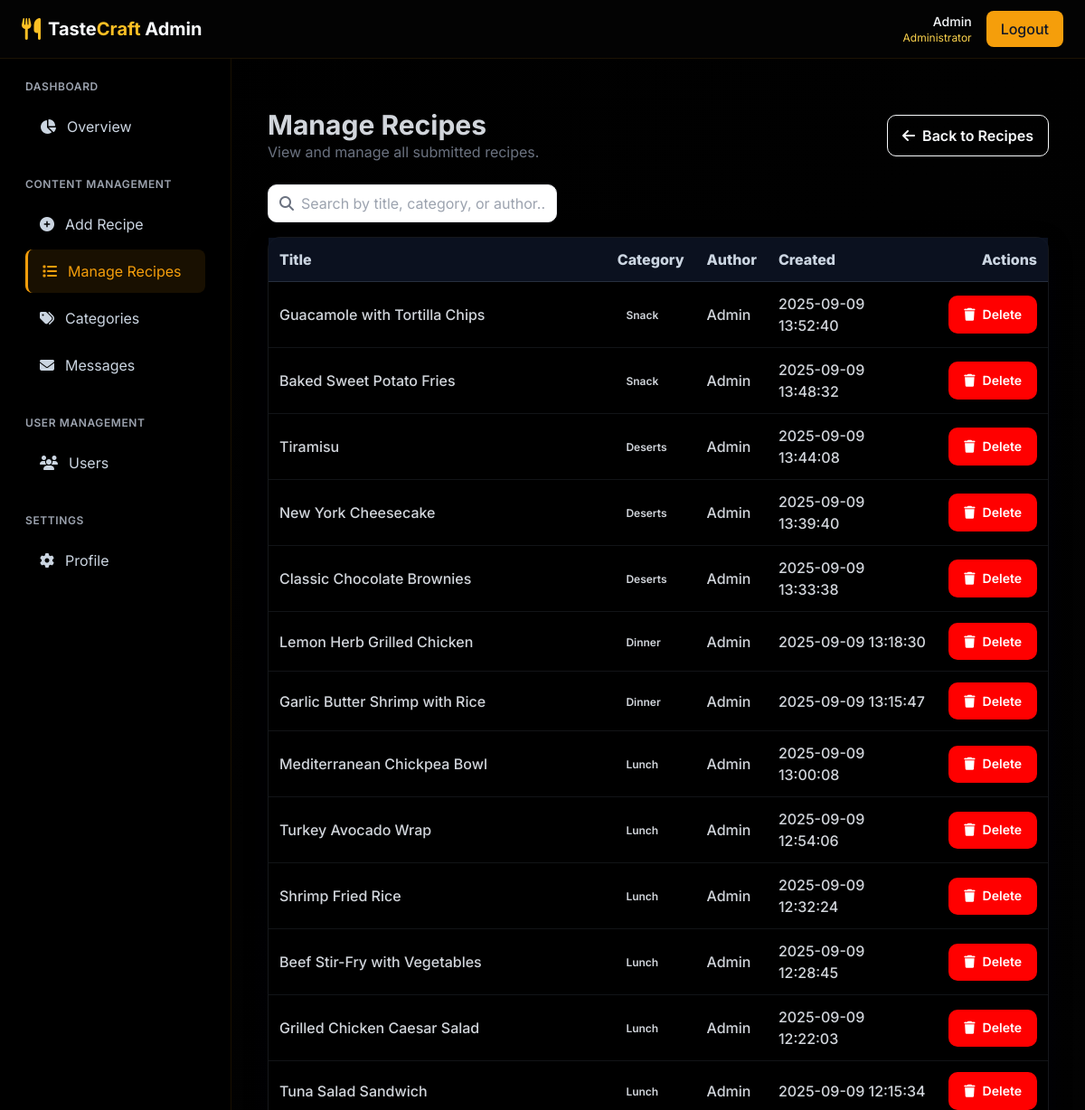
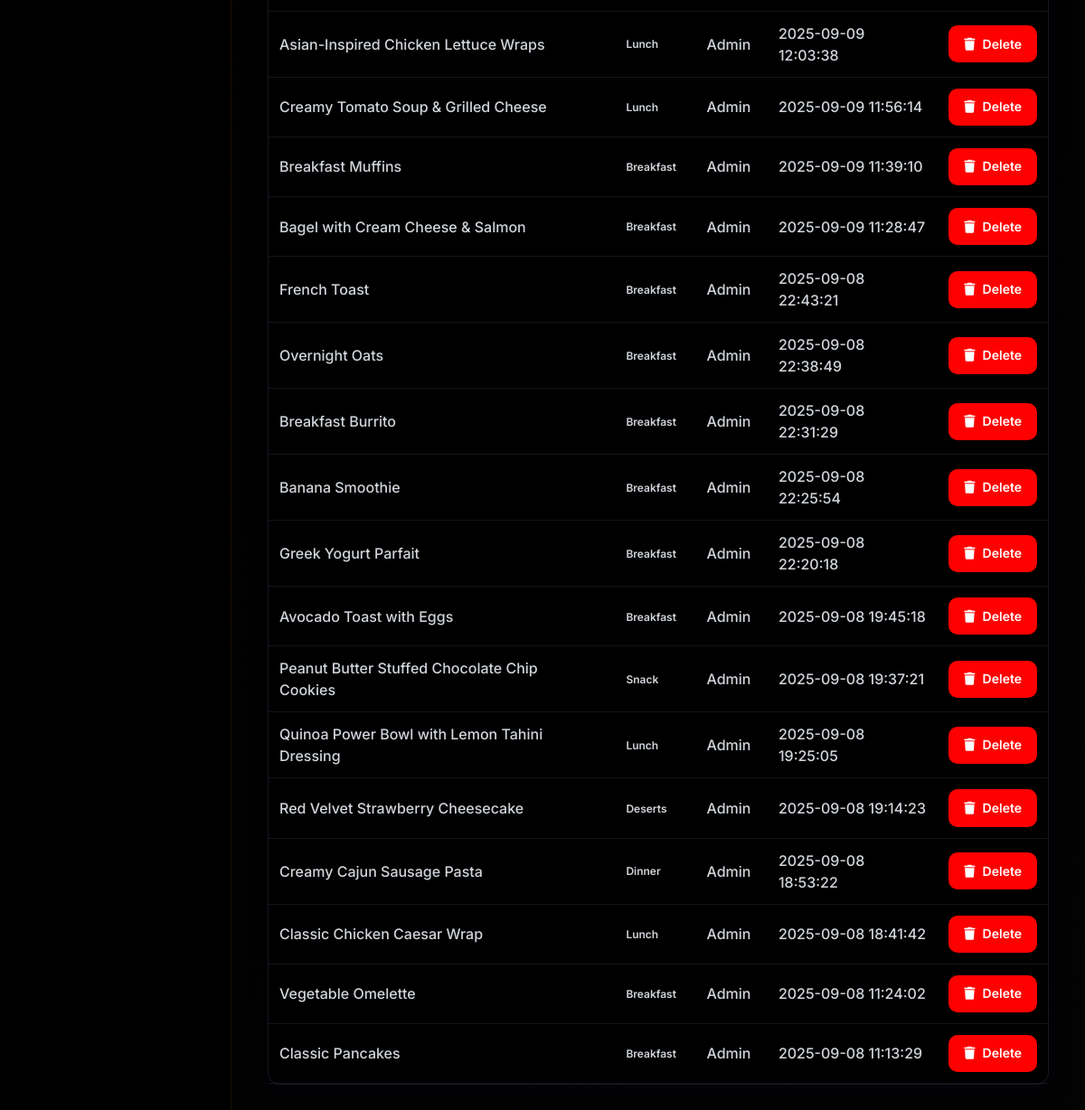
Page /admin/manage-recipes.php (signed in) on the committed database (2 pictures, top to bottom).
### tables this page shows
CREATE TABLE `recipes` (
  `id` int(10) UNSIGNED NOT NULL,
  `user_id` int(10) UNSIGNED NOT NULL,
  `category_id` int(10) UNSIGNED NOT NULL,
  `title` varchar(200) NOT NULL,
  `description` text DEFAULT NULL,
  `cooking_time` varchar(50) DEFAULT NULL,
  `image` varchar(255) DEFAULT NULL,
  `created_at` timestamp NOT NULL DEFAULT current_timestamp(),
  `servings` varchar(50) DEFAULT NULL,
  `calories` varchar(50) DEFAULT NULL,
  `protein` varchar(50) DEFAULT NULL,
  `carbs` varchar(50) DEFAULT NULL,
  `fat` varchar(50) DEFAULT NULL,
  `rating` decimal(2,1) DEFAULT 0.0,
  `notes` text DEFAULT NULL
);

CREATE TABLE `categories` (
  `id` int(10) UNSIGNED NOT NULL,
  `name` varchar(100) NOT NULL,
  `description` text DEFAULT NULL,
  `image` varchar(255) DEFAULT NULL,
  `icon` varchar(50) DEFAULT NULL,
  `created_at` timestamp NOT NULL DEFAULT current_timestamp()
);

CREATE TABLE `users` (
  `id` int(10) UNSIGNED NOT NULL,
  `name` varchar(100) NOT NULL,
  `email` varchar(255) NOT NULL,
  `password` varchar(255) NOT NULL,
  `role` enum('user','admin') NOT NULL DEFAULT 'user',
  `created_at` timestamp NOT NULL DEFAULT current_timestamp()
);

### admin/manage-recipes.php (the view, shortened to what this page needs)
<?php
$db = new Database();
$pdo = $db->getConnection();
$stmt = $pdo->query("SELECT r.*, c.name AS category, u.name AS author
                     FROM recipes r
                     JOIN categories c ON r.category_id = c.id
                     JOIN users u ON r.user_id = u.id
                     ORDER BY r.created_at DESC");
$recipes = $stmt->fetchAll(PDO::FETCH_ASSOC);
?>
<div class="container mx-auto px-4 py-8">
    <div class="flex items-center justify-between mb-6">
        <div>
            <h1 class="text-3xl font-bold text-gray-300">Manage Recipes</h1>
            <p class="text-gray-500">View and manage all submitted recipes.</p>
        </div>
        <div class="flex items-center gap-2">
            <a href="recipes.php" class="btn btn-outline"><i class="fas fa-arrow-left"></i> Back to Recipes</a>
        </div>
    </div>
    <div class="flex items-center justify-between mb-4">
        <div class="search-box">
            <i class="fas fa-search text-gray-500"></i>
            <input id="tableSearch" type="text" placeholder="Search by title, category, or author...">
        </div>
    </div>
    <div class="card">
        <div class="table-wrap">
            <table>
                <thead>
                    <tr>
                        <th class="p-3">Title</th>
                        <th class="p-3">Category</th>
                        <th class="p-3">Author</th>
                        <th class="p-3">Created</th>
                        <th class="p-3 text-right">Actions</th>
                    </tr>
                </thead>
                <tbody id="recipesTableBody">
                    <?php if (empty($recipes)): ?>
                        <tr>
                            <td colspan="5" class="p-6 text-center text-gray-500">No recipes found.</td>
                        </tr>
                    <?php else: ?>
                        <?php foreach ($recipes as $r): ?>
                            <tr class="hover:bg-gray-700 text"
                                data-title="<?= htmlspecialchars(mb_strtolower($r['title'])) ?>"
                                data-category="<?= htmlspecialchars(mb_strtolower($r['category'])) ?>"
                                data-author="<?= htmlspecialchars(mb_strtolower($r['author'])) ?>">
                                <td class="p-3 font-medium text-gray-300"><?= htmlspecialchars($r['title']) ?></td>
                                <td class="p-3 font-medium text-gray-300"><span class="badge"><?= htmlspecialchars($r['category']) ?></span></td>
                                <td class="p-3 font-medium text-gray-300"><?= htmlspecialchars($r['author']) ?></td>
                                <td class="p-3 font-medium text-gray-300"><?= htmlspecialchars($r['created_at']) ?></td>
                                <td class="p-3 font-medium text-gray-300">
                                    <div class="flex justify-end gap-2">
                                        <button
                                            class="btn btn-danger text-sm"
                                            data-id="<?= (int)$r['id'] ?>"
                                            data-title="<?= htmlspecialchars($r['title'], ENT_QUOTES) ?>"
                                            onclick="openDeleteFromButton(this)">
                                            <i class="fas fa-trash"></i> Delete
                                        </button>
                                    </div>
                                </td>
                            </tr>
                        <?php endforeach; ?>
                    <?php endif; ?>
                </tbody>
            </table>
        </div>
    </div>
</div>
<?php
include 'layout.php';
?>

### admin/layout.php (style rules this page uses)
:root { --primary-dark: #000000ff; --primary: #000000ff; --secondary: #f59e0b; --secondary-light: #fcd34d; --accent: #b45309; --text-primary: #f8fafc; --text-secondary: #cbd5e1; --card-bg: rgba(0, 0, 0, 0.8); --hover-bg: rgba(245, 158, 11, 0.1); }
body { background: linear-gradient(135deg, var(--primary-dark), var(--primary)); font-family: 'Inter', sans-serif; min-height: 100vh; color: var(--text-primary); }
.card { background: var(--card-bg); border-radius: 0.75rem; border: 1px solid rgba(245, 158, 11, 0.15); box-shadow: 0 4px 6px -1px rgba(0, 0, 0, 0.1), 0 2px 4px -1px rgba(0, 0, 0, 0.06); }

### admin/manage-recipes.php (style rules this page uses)
:root { --primary-dark: #000000ff; --danger-dark: #bd1907ff; --danger: red; --primary: #030303ff; --secondary: #f59e0b; --secondary-light: #fcd34d; --accent: #b45309; --text-primary: #f8fafc; --text-secondary: #cbd5e1; --card-bg: rgba(0, 0, 0, 0.8); --hover-bg: rgba(245, 158, 11, 0.1); }
.card { background: var(--card-bg); border: 1px solid rgba(148, 163, 184, 0.15); border-radius: 14px; box-shadow: 0 8px 24px rgba(2, 6, 23, 0.35); backdrop-filter: blur(6px); transition: transform .2s ease, box-shadow .2s ease; }
.btn { display: inline-flex; align-items: center; gap: .5rem; padding: .6rem 1rem; border-radius: 10px; font-weight: 600; transition: all .15s ease; border: 1px solid transparent; }
.btn-outline { background: none; color: var(--gray-700); border-color: var(--gray-200); }
.btn-danger { background: var(--danger); color: white; }
.badge { display: inline-block; background: var(--gray-100); color: var(--gray-700); padding: .2rem .6rem; border-radius: 9999px; font-size: .75rem; font-weight: 600; }
table { width: 100%; border-collapse: separate; border-spacing: 0; color: var(--text-primary); }
thead th { background: rgba(15, 23, 42, 0.75); color: var(--text-secondary); font-weight: 800; text-align: left; padding: .9rem 1rem; border-bottom: 1px solid rgba(148,163,184,.2); white-space: nowrap; position: sticky; top: 0; backdrop-filter: blur(4px); }
tbody td { padding: 1rem; border-bottom: 1px solid rgba(148,163,184,.12); }
.search-box { display: flex; align-items: center; gap: .5rem; background: white; border: 1px solid #E5E7EB; padding: .5rem .75rem; border-radius: 10px; width: 100%; max-width: 320px; color:black; }
.search-box input { outline: none; border: none; width: 100%; }

### rows in the picture
recipes: title "Guacamole with Tortilla Chips", category.name "Snack", user.name "Admin", created_at "2025-09-09 13:52:40"
recipes: title "Baked Sweet Potato Fries", category.name "Snack", user.name "Admin", created_at "2025-09-09 13:48:32"
recipes: title "Tiramisu", category.name "Deserts", user.name "Admin", created_at "2025-09-09 13:44:08"
recipes: title "New York Cheesecake", category.name "Deserts", user.name "Admin", created_at "2025-09-09 13:39:40"
recipes: title "Classic Chocolate Brownies", category.name "Deserts", user.name "Admin", created_at "2025-09-09 13:33:38"
recipes: title "Lemon Herb Grilled Chicken", category.name "Dinner", user.name "Admin", created_at "2025-09-09 13:18:30"
recipes: title "Garlic Butter Shrimp with Rice", category.name "Dinner", user.name "Admin", created_at "2025-09-09 13:15:47"
recipes: title "Mediterranean Chickpea Bowl", category.name "Lunch", user.name "Admin", created_at "2025-09-09 13:00:08"
recipes: title "Turkey Avocado Wrap", category.name "Lunch", user.name "Admin", created_at "2025-09-09 12:54:06"
recipes: title "Shrimp Fried Rice", category.name "Lunch", user.name "Admin", created_at "2025-09-09 12:32:24"
recipes: title "Beef Stir-Fry with Vegetables", category.name "Lunch", user.name "Admin", created_at "2025-09-09 12:28:45"
recipes: title "Grilled Chicken Caesar Salad", category.name "Lunch", user.name "Admin", created_at "2025-09-09 12:22:03"
recipes: title "Tuna Salad Sandwich", category.name "Lunch", user.name "Admin", created_at "2025-09-09 12:15:34"
recipes: title "Asian-Inspired Chicken Lettuce Wraps", category.name "Lunch", user.name "Admin", created_at "2025-09-09 12:03:38"
recipes: title "Creamy Tomato Soup & Grilled Cheese", category.name "Lunch", user.name "Admin", created_at "2025-09-09 11:56:14"
recipes: title "Breakfast Muffins", category.name "Breakfast", user.name "Admin", created_at "2025-09-09 11:39:10"
recipes: title "Bagel with Cream Cheese & Salmon", category.name "Breakfast", user.name "Admin", created_at "2025-09-09 11:28:47"
recipes: title "French Toast", category.name "Breakfast", user.name "Admin", created_at "2025-09-08 22:43:21"
recipes: title "Overnight Oats", category.name "Breakfast", user.name "Admin", created_at "2025-09-08 22:38:49"
recipes: title "Breakfast Burrito", category.name "Breakfast", user.name "Admin", created_at "2025-09-08 22:31:29"
recipes: title "Banana Smoothie", category.name "Breakfast", user.name "Admin", created_at "2025-09-08 22:25:54"
recipes: title "Greek Yogurt Parfait", category.name "Breakfast", user.name "Admin", created_at "2025-09-08 22:20:18"
recipes: title "Avocado Toast with Eggs", category.name "Breakfast", user.name "Admin", created_at "2025-09-08 19:45:18"
recipes: title "Peanut Butter Stuffed Chocolate Chip Cookies", category.name "Snack", user.name "Admin", created_at "2025-09-08 19:37:21"
recipes: title "Quinoa Power Bowl with Lemon Tahini Dressing", category.name "Lunch", user.name "Admin", created_at "2025-09-08 19:25:05"
recipes: title "Red Velvet Strawberry Cheesecake", category.name "Deserts", user.name "Admin", created_at "2025-09-08 19:14:23"
recipes: title "Creamy Cajun Sausage Pasta", category.name "Dinner", user.name "Admin", created_at "2025-09-08 18:53:22"
recipes: title "Classic Chicken Caesar Wrap", category.name "Lunch", user.name "Admin", created_at "2025-09-08 18:41:42"
recipes: title "Vegetable Omelette", category.name "Breakfast", user.name "Admin", created_at "2025-09-08 11:24:02"
recipes: title "Classic Pancakes", category.name "Breakfast", user.name "Admin", created_at "2025-09-08 11:13:29"

### other values in the picture
$_SESSION['user_name'] "Admin"
